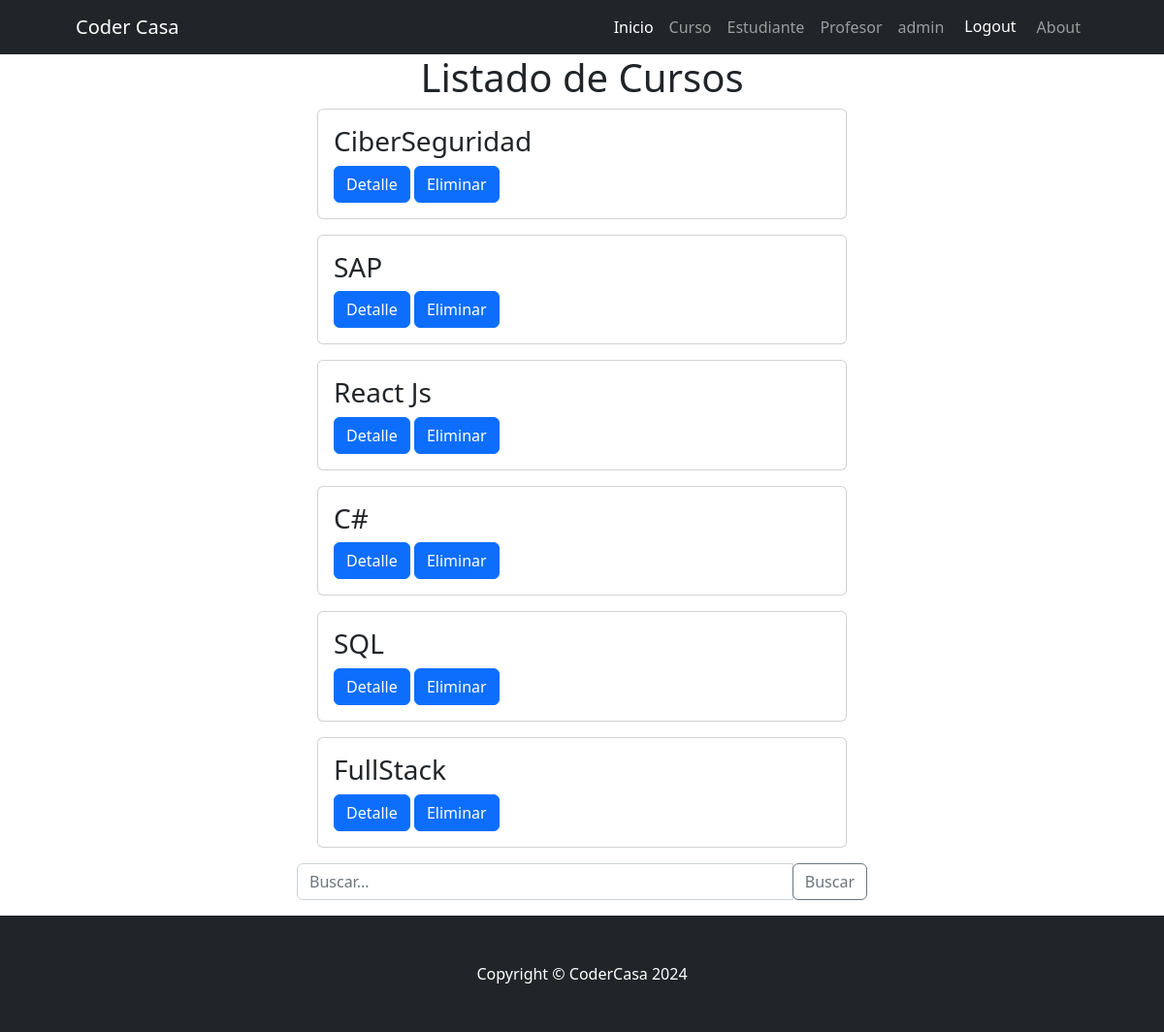
Screenshot of /Clase/curso_list (signed in) with the database file from the repository.
### Clase/models.py (models this page shows, shortened)
class Curso(models.Model):
    nombre = models.CharField(max_length=255, unique=True)
    detalle = models.CharField(max_length=800,null=True, blank=True)
    class Meta:
        verbose_name = "Curso"
        verbose_name_plural = "Cursos"

### Clase/views.py (the view)
# urls.py: path("curso_list", curso_list,name="curso_list" ),
def curso_list(request):
    busqueda = request.GET.get("busqueda",None)
    if busqueda:
        print(busqueda)
        consulta = Curso.objects.filter(nombre__icontains=busqueda)
    else:
        consulta = Curso.objects.all()
    contexto = {"cursos": consulta}
    return render(request,"Clase/curso_list.html", contexto)

### Clase/templates/Clase/curso_list.html (shortened to what this page needs)
{% extends 'core/base.html' %}
{% block content %}
<div class="container">
  <div class="row">
      <div class="col text-center">
          <h1>Listado de Cursos</h1>
      </div>
  </div>
  <div class="row justify-content-center">
      <div class="col-md-6">
          {% for curso in cursos %}
              <div class="card mb-3">
                  <div class="card-body">
                      <h3 class="card-title">{{ curso.nombre }}</h3>
                      <a href="{% url 'Clase:curso_detail' curso.id %}" class="btn btn-primary">Detalle</a>
                      {% if user.is_staff %}
                        <a href="{% url 'Clase:curso_delete' curso.id %}" class="btn btn-primary">Eliminar</a>
                      {% endif %}
                  </div>
              </div>
          {% endfor %}
      </div>
  </div>
</div>
    <div class="row">
      <div class="col-md-6 offset-md-3">
        <form action="{% url 'Clase:curso_list' %}" method="get">
          <div class="input-group mb-3">
            <input type="text" class="form-control" name="busqueda" placeholder="Buscar...">
            <div class="input-group-append">
              <button class="btn btn-outline-secondary" type="submit">Buscar</button>
            </div>
          </div>
        </form>
      </div>
    </div>
{% endblock content %}

### core/templates/core/base.html (shortened to what this page needs)
{% load static %}
<!DOCTYPE html>
<html lang="es">
    <head>
        <link href="{% static 'core/css/styles.css' %} " rel="stylesheet" />
    </head>
    <body style="display: flex; flex-direction: column; min-height: 100vh;">
        <nav class="navbar navbar-expand-lg navbar-dark bg-dark">
            <div class="container px-5">
                <a class="navbar-brand" href="{% url 'core:index' %}">Coder Casa</a>
                <div class="collapse navbar-collapse" id="navbarSupportedContent">
                    <ul class="navbar-nav ms-auto mb-2 mb-lg-0">
                        <li class="nav-item"><a class="nav-link active" aria-current="page" href="{% url 'core:index' %}">Inicio</a></li>
                        {% if user.is_authenticated %}
                        <li class="nav-item"><a class="nav-link" href="{% url 'Clase:principal_cursos' %}">Curso</a></li>
                        <li class="nav-item"><a class="nav-link" href="{% url 'Clase:index' %}">Estudiante</a></li>
                        <li class="nav-item"><a class="nav-link" href="{% url 'Clase:principal_profesores'%}">Profesor</a></li>
                        <li class="nav-item"><a class="nav-link">{{user.username}}</a></li>
                        <li class="nav-item">
                            <form action="{% url 'core:logout' %}" method="post">
                            <button type="submit" class="btn btn-dark ">Logout</button>
                            </form>
                        </li>
                        <li class="nav-item"><a class="nav-link" href="{% url 'Clase:about' %}">About</a></li>
                        {% else %}
                        <li class="nav-item"><a class="nav-link" href="{% url 'core:login' %}">Login</a></li>
                        <li class="nav-item"><a class="nav-link" href="{% url 'core:register' %}">Registrarse</a></li>
                        {% endif %}
                    </ul>
                </div>
            </div>
        </nav>
        {% block content %}
        {% endblock content %}
        <footer style="margin-top: auto; background-color: #333; color: #fff; text-align: center; padding: 15px;" class="py-5 bg-dark">
            <div class="container px-4 px-lg-5"><p style="margin: 0;" class="m-0 text-center text-white">Copyright &copy; CoderCasa 2024</p></div>
        </footer>
    </body>
</html>

### rows the page displays
Curso: nombre "CiberSeguridad"
Curso: nombre "SAP"
Curso: nombre "React Js"
Curso: nombre "C#"
Curso: nombre "SQL"
Curso: nombre "FullStack"

### other values shown
{{ user.username }} "admin"
